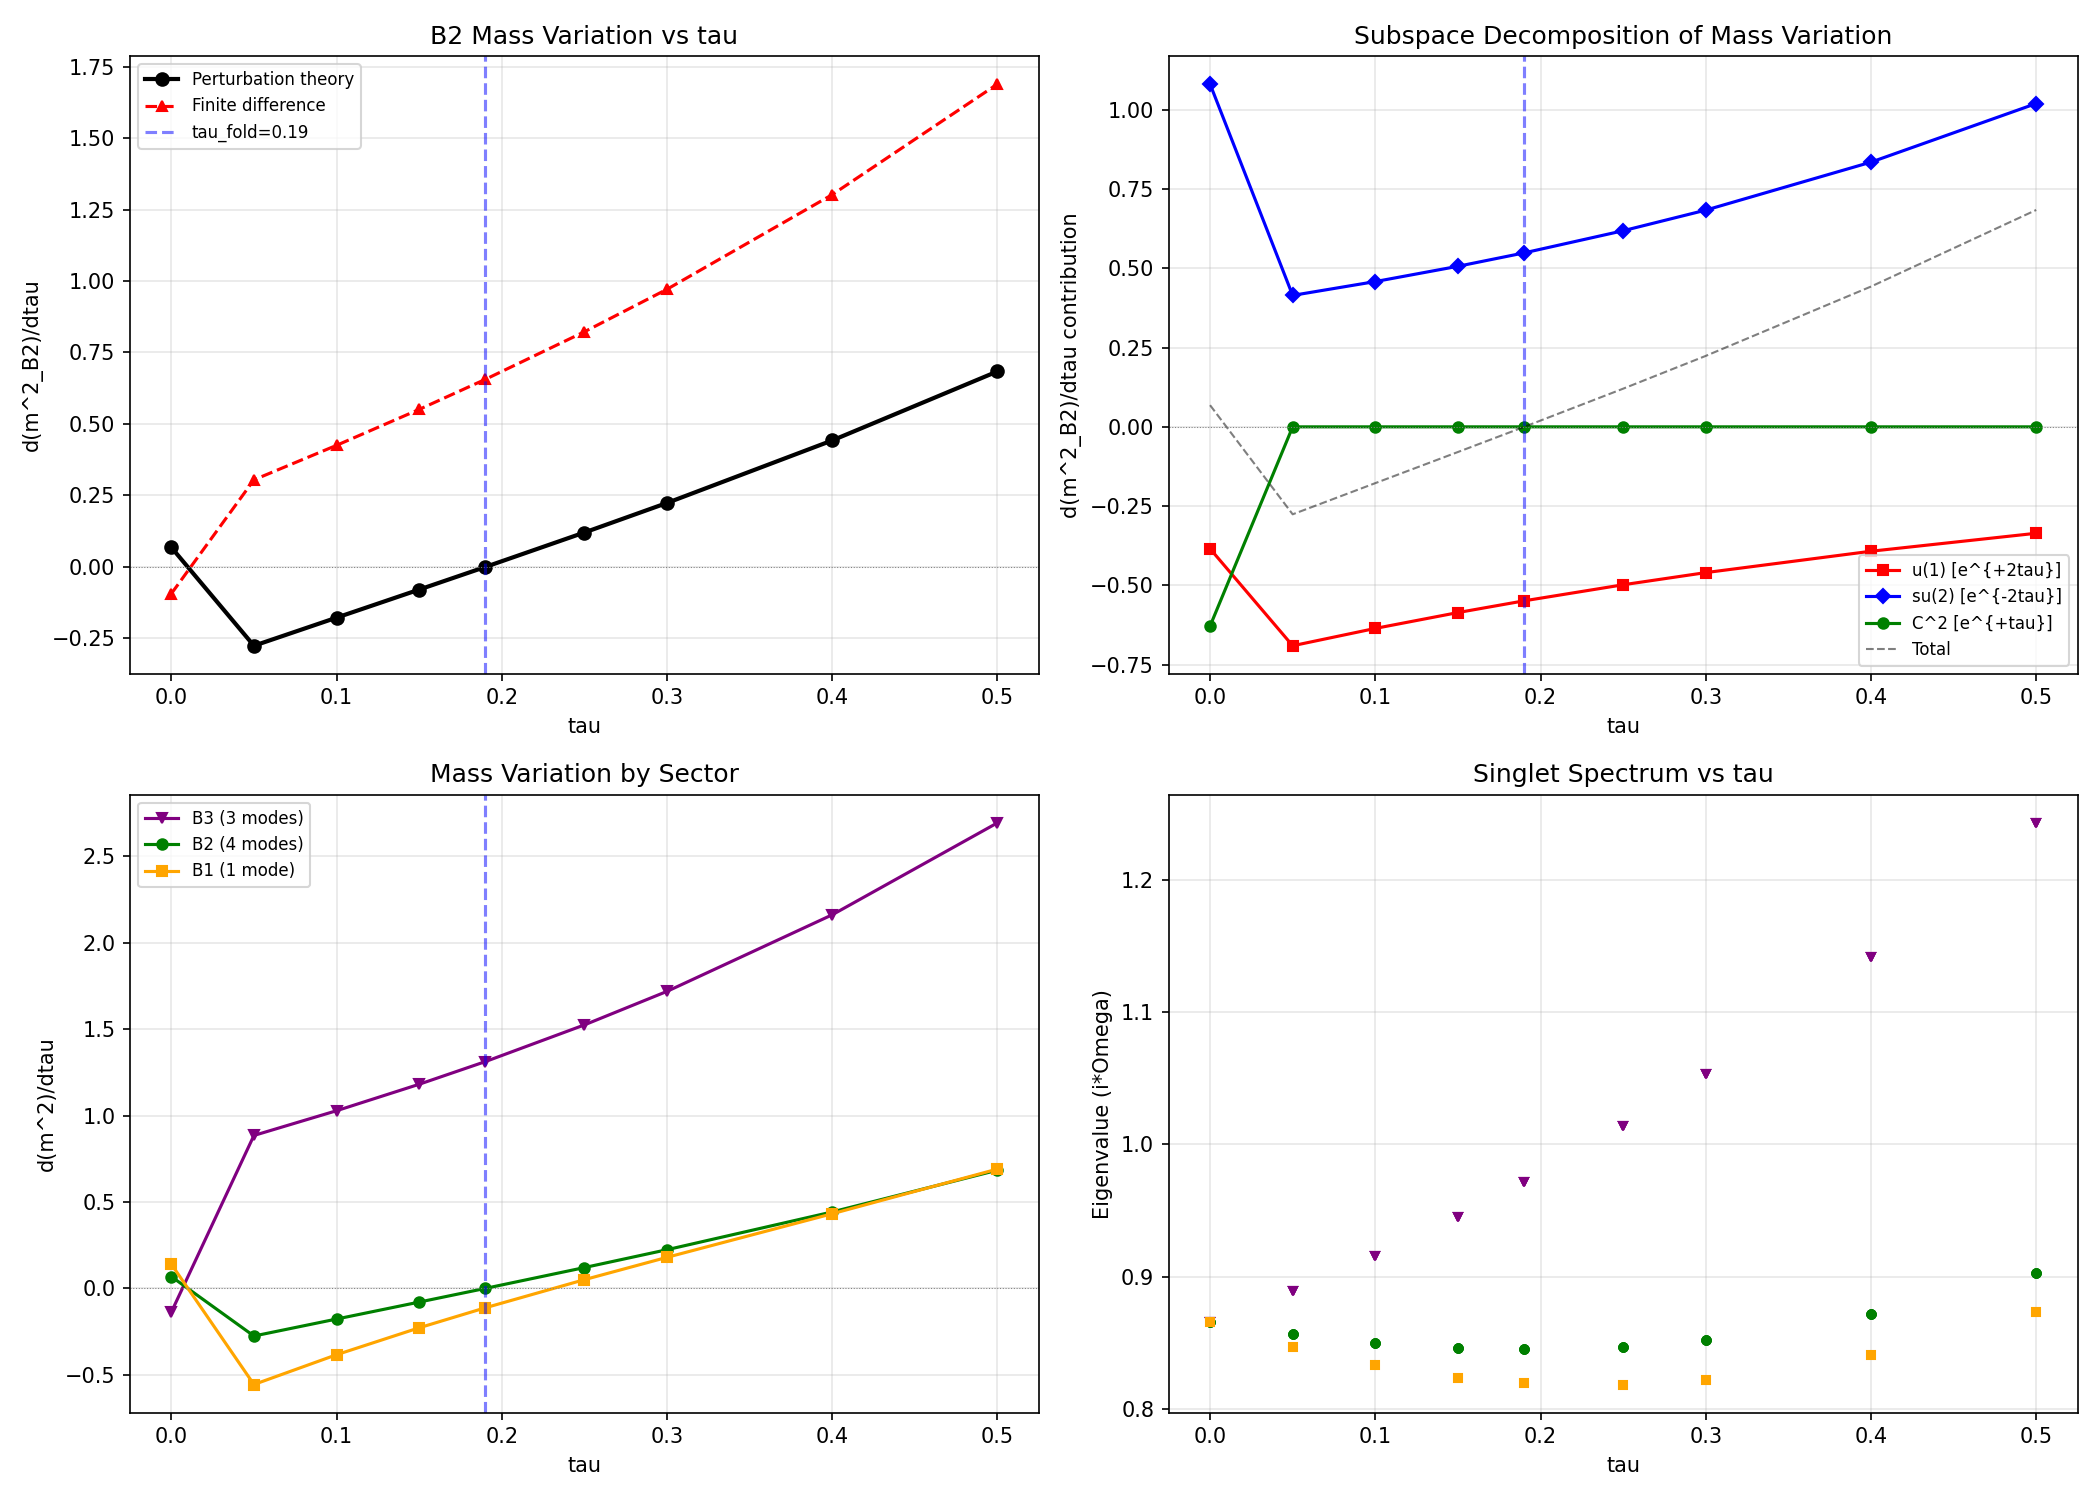

Write Python code to recreate this figure.
#!/usr/bin/env python3
"""
S54 B2-ANGULAR-54: Wavefunction Angular Decomposition (Mass Variation Sign)
===========================================================================

QUESTION: Does the B2 sector sit preferentially in the e^{+tau} stretching
direction (C^2 block) or the e^{-2tau} shrinking direction (su(2) block)?
The sign determines whether the BCS mass variation during transit produces
expansion or contraction.

METHOD:
  1. Build the (0,0) singlet Dirac operator Omega(tau) at multiple tau values
  2. Diagonalize to get B2 eigenvectors
  3. Decompose dOmega/dtau into Jensen subspace contributions:
     - d/dtau(Omega)|_{u(1)}: contribution from u(1) direction (metric e^{+2tau})
     - d/dtau(Omega)|_{su(2)}: contribution from su(2) direction (metric e^{-2tau})
     - d/dtau(Omega)|_{C^2}: contribution from C^2 direction (metric e^{+tau})
  4. Use first-order perturbation theory:
     d(lambda_k^2)/dtau = 2*lambda_k * <psi_k| dOmega/dtau |psi_k>
  5. Decompose into subspace contributions to determine sign

JENSEN METRIC:
  g_s = e^{+2s} g_0|_{u(1)} + e^{-2s} g_0|_{su(2)} + e^{+s} g_0|_{C^2}

  d/ds(g) = +2 e^{+2s} g_0|_{u(1)} - 2 e^{-2s} g_0|_{su(2)} + e^{+s} g_0|_{C^2}

  So the metric derivatives have coefficients +2, -2, +1 for the three subspaces.
  The su(2) direction SHRINKS (coefficient -2) while u(1) and C^2 STRETCH.

SIGN CONVENTION:
  - If d(m^2)/dtau > 0 at fold: mass INCREASES -> contraction tendency
  - If d(m^2)/dtau < 0 at fold: mass DECREASES -> expansion tendency

Author: baptista-spacetime-analyst, Session 54
Date: 2026-03-21
"""

import os
import sys
import time
import numpy as np
from numpy.linalg import eigh, eigvalsh, inv, cholesky, eigvals, eig
import matplotlib
matplotlib.use('Agg')
import matplotlib.pyplot as plt

# Path setup
SCRIPT_DIR = os.path.dirname(os.path.abspath(__file__))
ARCHIVE_DIR = os.path.join(os.path.dirname(SCRIPT_DIR), 'computations/_shared')
sys.path.insert(0, SCRIPT_DIR)
sys.path.insert(0, ARCHIVE_DIR)

from canonical_constants import tau_fold

# Import the Gell-Mann matrices from the archive
from branching_computation import gell_mann_matrices

###############################################################################
# SECTION 1: SU(3) Lie algebra infrastructure (from dirac_spectrum.py)
###############################################################################

# Decomposition indices (Baptista eq 3.58)
# su(3) = u(1) + su(2) + C^2
U1_IDX = [7]            # u(1) generator: lambda_8
SU2_IDX = [0, 1, 2]    # su(2) generators: lambda_1, lambda_2, lambda_3
C2_IDX = [3, 4, 5, 6]  # C^2 generators: lambda_4, lambda_5, lambda_6, lambda_7


def su3_generators():
    """Anti-Hermitian generators e_a = -i/2 * lambda_a for a=0..7."""
    gm = gell_mann_matrices()
    return [-1j / 2.0 * lam for lam in gm]


def compute_structure_constants(gens):
    """f_{abc} from [e_a, e_b] = f_{abc} e_c."""
    n = len(gens)
    f = np.zeros((n, n, n), dtype=np.float64)
    for a in range(n):
        for b in range(a + 1, n):
            comm = gens[a] @ gens[b] - gens[b] @ gens[a]
            for c in range(n):
                val = -2.0 * np.trace(comm @ gens[c])  # (local)
                f[a, b, c] = val.real
                f[b, a, c] = -val.real
    return f


def jensen_metric(B_ab, s):
    """Jensen deformed metric g_s on su(3). Volume-preserving."""
    g0 = np.abs(B_ab)
    g = np.zeros((8, 8), dtype=np.float64)
    L1 = np.exp(2.0 * s)   # u(1)
    L2 = np.exp(-2.0 * s)  # su(2)
    L3 = np.exp(s)          # C^2
    for a in U1_IDX:
        for b in U1_IDX:
            g[a, b] = g0[a, b] * L1
    for a in SU2_IDX:
        for b in SU2_IDX:
            g[a, b] = g0[a, b] * L2
    for a in C2_IDX:
        for b in C2_IDX:
            g[a, b] = g0[a, b] * L3
    return g


def orthonormal_frame(g_s):
    """E = inv(chol(g_s)): e_a = E_{ab} X_b with g_s(e_a,e_b)=delta."""
    L = cholesky(g_s)
    return inv(L)


def frame_structure_constants(f_abc, E):
    """Structure constants in ON frame: ft^f_{ab} = E_{ac} E_{bd} f_{cde} (E^{-1})_{ef}."""
    E_inv = inv(E)
    return np.einsum('ac,bd,cde,ef->abf', E, E, f_abc, E_inv)


def connection_coefficients(ft):
    """Levi-Civita Gamma^c_{ab} in ON frame: 2*Gamma_{cab} = ft_{abc} - ft_{bca} + ft_{cab}."""
    n = ft.shape[0]
    Gamma = np.zeros((n, n, n), dtype=np.float64)
    for c in range(n):
        for a in range(n):
            for b in range(n):
                Gamma[c, a, b] = 0.5 * (ft[a, b, c] - ft[b, c, a] + ft[c, a, b])
    return Gamma


###############################################################################
# SECTION 2: Clifford algebra Cliff(R^8) -> C^16
###############################################################################

def build_cliff8():
    """gamma_1,...,gamma_8: Hermitian 16x16 with {gamma_a, gamma_b} = 2 delta_{ab} I."""
    s1 = np.array([[0, 1], [1, 0]], dtype=complex)
    s2 = np.array([[0, -1j], [1j, 0]], dtype=complex)
    s3 = np.array([[1, 0], [0, -1]], dtype=complex)
    I2 = np.eye(2, dtype=complex)

    def kron4(A, B, C, D):
        return np.kron(A, np.kron(B, np.kron(C, D)))

    return [
        kron4(s1, I2, I2, I2),   # gamma_1
        kron4(s2, I2, I2, I2),   # gamma_2
        kron4(s3, s1, I2, I2),   # gamma_3
        kron4(s3, s2, I2, I2),   # gamma_4
        kron4(s3, s3, s1, I2),   # gamma_5
        kron4(s3, s3, s2, I2),   # gamma_6
        kron4(s3, s3, s3, s1),   # gamma_7
        kron4(s3, s3, s3, s2),   # gamma_8
    ]


###############################################################################
# SECTION 3: Omega and its subspace decomposition
###############################################################################

def spinor_connection_offset(Gamma, gammas):
    """Omega = (1/4) sum_{a,b,c} Gamma^b_{ac} gamma_a gamma_b gamma_c."""
    n = len(gammas)
    dim_spin = gammas[0].shape[0]
    Omega = np.zeros((dim_spin, dim_spin), dtype=complex)
    for a in range(n):
        for b in range(n):
            for c in range(n):
                coeff = Gamma[b, a, c]
                if abs(coeff) > 1e-15:
                    Omega += coeff * gammas[a] @ gammas[b] @ gammas[c]
    Omega *= 0.25
    return Omega


def spinor_connection_offset_partial(Gamma, gammas, a_indices):
    """
    Partial Omega restricted to a subset of the FIRST index a.

    Omega_I = (1/4) sum_{a in I} sum_{b,c} Gamma^b_{ac} gamma_a gamma_b gamma_c

    This decomposes Omega = Omega_{u(1)} + Omega_{su(2)} + Omega_{C^2}
    according to which direction the Dirac operator "sees" through index a.

    Note: Index a corresponds to the direction of differentiation in
    nabla^S_{e_a}. When we sum gamma_a nabla_{e_a}, the index a runs
    over all directions. Restricting to a subset gives the contribution
    from that subspace to the total Dirac operator.
    """
    n = len(gammas)
    dim_spin = gammas[0].shape[0]
    Omega_partial = np.zeros((dim_spin, dim_spin), dtype=complex)
    for a in a_indices:
        for b in range(n):
            for c in range(n):
                coeff = Gamma[b, a, c]
                if abs(coeff) > 1e-15:
                    Omega_partial += coeff * gammas[a] @ gammas[b] @ gammas[c]
    Omega_partial *= 0.25
    return Omega_partial


def build_Omega_at_tau(tau, gens, f_abc, gammas):
    """Build the full (0,0) singlet Dirac operator at given tau."""
    B_ab = np.einsum('acd,bcd->ab', f_abc, f_abc)
    g_s = jensen_metric(B_ab, tau)
    E = orthonormal_frame(g_s)
    ft = frame_structure_constants(f_abc, E)
    Gamma = connection_coefficients(ft)
    Omega = spinor_connection_offset(Gamma, gammas)
    return Omega, Gamma


def build_Omega_decomposed(tau, gens, f_abc, gammas):
    """
    Build Omega and its three subspace components at given tau.

    Returns:
        Omega_total, Omega_u1, Omega_su2, Omega_c2, Gamma
    """
    B_ab = np.einsum('acd,bcd->ab', f_abc, f_abc)
    g_s = jensen_metric(B_ab, tau)
    E = orthonormal_frame(g_s)
    ft = frame_structure_constants(f_abc, E)
    Gamma = connection_coefficients(ft)

    Omega_total = spinor_connection_offset(Gamma, gammas)
    Omega_u1 = spinor_connection_offset_partial(Gamma, gammas, U1_IDX)
    Omega_su2 = spinor_connection_offset_partial(Gamma, gammas, SU2_IDX)
    Omega_c2 = spinor_connection_offset_partial(Gamma, gammas, C2_IDX)

    return Omega_total, Omega_u1, Omega_su2, Omega_c2, Gamma


###############################################################################
# SECTION 4: Eigenvalue analysis and B2 identification
###############################################################################

def identify_blocks(evals, tol=1e-6):
    """
    Identify B1, B2, B3 blocks from the 16 eigenvalues of the (0,0) singlet.

    At tau=0 (bi-invariant): all 16 eigenvalues degenerate (8 positive, 8 negative).
    At tau>0: positive sector splits into B3 (3-fold), B2 (4-fold), B1 (1-fold),
    ordered by increasing |eigenvalue|. Negative sector mirrors.

    Returns:
        dict with 'B3_pos', 'B2_pos', 'B1_pos' index arrays (into sorted eigenvalue array)
    """
    # Sort by real part (eigenvalues should be purely imaginary for anti-Hermitian Omega,
    # or real if we use i*Omega)
    idx_sorted = np.argsort(evals.real)
    sorted_evals = evals[idx_sorted]

    # Positive eigenvalues
    pos_mask = sorted_evals.real > 0
    pos_indices = np.where(pos_mask)[0]
    pos_vals = sorted_evals[pos_indices].real

    if len(pos_indices) != 8:
        print(f"WARNING: Expected 8 positive eigenvalues, got {len(pos_indices)}")
        return None

    # Cluster the 8 positive eigenvalues into groups
    # Sort positive eigenvalues by value
    pos_sort = np.argsort(pos_vals)
    pos_vals_sorted = pos_vals[pos_sort]

    # At tau>0, expect 3 groups: B3(3), B2(4), B1(1) by increasing eigenvalue
    # Use gap detection
    gaps = np.diff(pos_vals_sorted)

    # For debugging
    result = {
        'sorted_idx': idx_sorted,
        'pos_indices': pos_indices,
        'pos_vals_sorted': pos_vals_sorted,
        'pos_sort': pos_sort,
    }

    # Identify clusters
    if np.max(gaps) < tol:
        # All degenerate (tau ~ 0)
        result['degenerate'] = True
        result['B3_local'] = np.array([0, 1, 2])
        result['B2_local'] = np.array([3, 4, 5, 6])
        result['B1_local'] = np.array([7])
    else:
        result['degenerate'] = False
        # Find the two largest gaps
        gap_order = np.argsort(gaps)[::-1]
        gap1 = gap_order[0]
        gap2 = gap_order[1] if len(gap_order) > 1 else gap1

        splits = sorted([gap1 + 1, gap2 + 1])

        # Verify 3-4-1 splitting
        n1 = splits[0]
        n2 = splits[1] - splits[0]
        n3 = 8 - splits[1]

        if (n1, n2, n3) == (3, 4, 1):
            result['B3_local'] = np.arange(0, 3)
            result['B2_local'] = np.arange(3, 7)
            result['B1_local'] = np.array([7])
        elif (n1, n2, n3) == (1, 4, 3):
            # Reversed ordering
            result['B1_local'] = np.array([0])
            result['B2_local'] = np.arange(1, 5)
            result['B3_local'] = np.arange(5, 8)
        else:
            print(f"WARNING: Unexpected splitting {n1}-{n2}-{n3}")
            result['B3_local'] = np.arange(0, 3)
            result['B2_local'] = np.arange(3, 7)
            result['B1_local'] = np.array([7])

    return result


###############################################################################
# SECTION 5: Mass variation decomposition
###############################################################################

def compute_mass_variation_decomposition(tau_values, gens, f_abc, gammas, dtau=1e-5):
    """
    For each tau, compute:
      1. B2 eigenvalues and eigenvectors
      2. d(lambda^2)/dtau via finite difference
      3. Decomposition into u(1), su(2), C^2 contributions via perturbation theory

    The perturbation theory formula:
      d(lambda_k)/dtau = <psi_k| dOmega/dtau |psi_k>
      d(lambda_k^2)/dtau = 2*lambda_k * <psi_k| dOmega/dtau |psi_k>

    We decompose dOmega/dtau = dOmega_u1/dtau + dOmega_su2/dtau + dOmega_c2/dtau
    """
    results = []

    for tau in tau_values:
        print(f"\n=== tau = {tau:.4f} ===")

        # Build Omega and decomposed parts at tau
        Omega, Omega_u1, Omega_su2, Omega_c2, _ = build_Omega_decomposed(
            tau, gens, f_abc, gammas)

        # Build at tau + dtau and tau - dtau for finite difference
        Omega_p, Omega_u1_p, Omega_su2_p, Omega_c2_p, _ = build_Omega_decomposed(
            tau + dtau, gens, f_abc, gammas)
        Omega_m, Omega_u1_m, Omega_su2_m, Omega_c2_m, _ = build_Omega_decomposed(
            tau - dtau, gens, f_abc, gammas)

        # Numerical derivatives
        dOmega_dtau = (Omega_p - Omega_m) / (2 * dtau)
        dOmega_u1_dtau = (Omega_u1_p - Omega_u1_m) / (2 * dtau)
        dOmega_su2_dtau = (Omega_su2_p - Omega_su2_m) / (2 * dtau)
        dOmega_c2_dtau = (Omega_c2_p - Omega_c2_m) / (2 * dtau)

        # Verify decomposition of derivative
        dOmega_sum = dOmega_u1_dtau + dOmega_su2_dtau + dOmega_c2_dtau
        decomp_err = np.max(np.abs(dOmega_dtau - dOmega_sum))
        print(f"  dOmega decomposition error: {decomp_err:.2e}")

        # Diagonalize Omega
        # Omega may be anti-Hermitian or Hermitian depending on convention
        # Check:
        herm_err = np.max(np.abs(Omega - Omega.conj().T))
        aherm_err = np.max(np.abs(Omega + Omega.conj().T))

        if aherm_err < 1e-10:
            # Anti-Hermitian: eigenvalues are purely imaginary
            # Use i*Omega which is Hermitian
            H = 1j * Omega
            evals_H, evecs_H = eigh(H)  # Real eigenvalues, ON eigenvectors
            # Dirac eigenvalues are -i * evals_H (imaginary)
            # |eigenvalue|^2 = evals_H^2
            evals_abs = np.abs(evals_H)
            evals_signed = evals_H  # These are the real eigenvalues of i*Omega
            eigvecs = evecs_H
            is_antiherm = True

            # Also compute derivatives of i*Omega
            dH_dtau = 1j * dOmega_dtau
            dH_u1 = 1j * dOmega_u1_dtau
            dH_su2 = 1j * dOmega_su2_dtau
            dH_c2 = 1j * dOmega_c2_dtau
        else:
            # Hermitian (or general): use eigvals
            evals_raw = eigvals(Omega)
            idx_sort = np.argsort(evals_raw.real)
            evals_signed = evals_raw[idx_sort].real
            evals_abs = np.abs(evals_signed)

            # For Hermitian Omega, use eigh
            evals_signed, eigvecs = eigh(Omega.real + 0j)
            is_antiherm = False

            dH_dtau = dOmega_dtau
            dH_u1 = dOmega_u1_dtau
            dH_su2 = dOmega_su2_dtau
            dH_c2 = dOmega_c2_dtau

        print(f"  Anti-Hermitian: {is_antiherm} (herm_err={herm_err:.2e}, aherm_err={aherm_err:.2e})")
        print(f"  Eigenvalues (i*Omega): {np.sort(evals_signed)}")

        # Identify B2 modes
        blocks = identify_blocks(evals_signed)
        if blocks is None:
            print("  ERROR: Could not identify blocks")
            results.append(None)
            continue

        B2_local = blocks['B2_local']
        B3_local = blocks['B3_local']
        B1_local = blocks['B1_local']

        # Map local indices to global eigenvector indices
        # The positive eigenvalues are the upper 8 in sorted order
        pos_mask = evals_signed > 0
        pos_global_idx = np.where(pos_mask)[0]
        pos_vals = evals_signed[pos_global_idx]
        pos_sort = np.argsort(pos_vals)

        B2_global = pos_global_idx[pos_sort[B2_local]]
        B3_global = pos_global_idx[pos_sort[B3_local]]
        B1_global = pos_global_idx[pos_sort[B1_local]]

        B2_evals = evals_signed[B2_global]
        B3_evals = evals_signed[B3_global]
        B1_evals = evals_signed[B1_global]

        print(f"  B3 eigenvalues: {B3_evals}")
        print(f"  B2 eigenvalues: {B2_evals}")
        print(f"  B1 eigenvalues: {B1_evals}")

        # Compute perturbation theory expectation values for B2
        # d(lambda_k)/dtau = <psi_k| dH/dtau |psi_k>
        # d(lambda_k^2)/dtau = 2*lambda_k * d(lambda_k)/dtau

        dlam_total = np.zeros(4)
        dlam_u1 = np.zeros(4)
        dlam_su2 = np.zeros(4)
        dlam_c2 = np.zeros(4)

        # Also compute projection of eigenvectors onto subspace-associated spinor blocks
        # This is a separate question from the mass variation

        for i, gi in enumerate(B2_global):
            psi = eigvecs[:, gi]  # 16-component eigenvector

            # First-order perturbation theory
            dlam_total[i] = np.real(psi.conj() @ dH_dtau @ psi)
            dlam_u1[i] = np.real(psi.conj() @ dH_u1 @ psi)
            dlam_su2[i] = np.real(psi.conj() @ dH_su2 @ psi)
            dlam_c2[i] = np.real(psi.conj() @ dH_c2 @ psi)

        # Mass variation: d(m^2)/dtau = d(lambda^2)/dtau = 2*lambda*d(lambda)/dtau
        dm2_total = 2 * B2_evals * dlam_total
        dm2_u1 = 2 * B2_evals * dlam_u1
        dm2_su2 = 2 * B2_evals * dlam_su2
        dm2_c2 = 2 * B2_evals * dlam_c2

        # Average over B2 modes
        dm2_avg = np.mean(dm2_total)
        dm2_u1_avg = np.mean(dm2_u1)
        dm2_su2_avg = np.mean(dm2_su2)
        dm2_c2_avg = np.mean(dm2_c2)

        decomp_sum = dm2_u1_avg + dm2_su2_avg + dm2_c2_avg

        print(f"\n  d(m^2)/dtau decomposition (B2 average):")
        print(f"    u(1)  : {dm2_u1_avg:+.8f}  (metric e^{{+2tau}}, STRETCHING)")
        print(f"    su(2) : {dm2_su2_avg:+.8f}  (metric e^{{-2tau}}, SHRINKING)")
        print(f"    C^2   : {dm2_c2_avg:+.8f}  (metric e^{{+tau}},  STRETCHING)")
        print(f"    TOTAL : {dm2_avg:+.8f}")
        print(f"    SUM   : {decomp_sum:+.8f}  (should match total)")
        print(f"    Error : {abs(dm2_avg - decomp_sum):.2e}")

        # Sign determination
        stretch = dm2_u1_avg + dm2_c2_avg
        shrink = dm2_su2_avg
        print(f"\n  Stretching contribution (u1+C2): {stretch:+.8f}")
        print(f"  Shrinking contribution (su2):    {shrink:+.8f}")
        if dm2_avg > 0:
            print(f"  >>> MASS INCREASES: contraction tendency")
        elif dm2_avg < 0:
            print(f"  >>> MASS DECREASES: expansion tendency")
        else:
            print(f"  >>> MASS STATIONARY")

        # Also compute for B3 and B1 for comparison
        dlam_B3 = np.zeros(len(B3_global))
        dlam_B1 = np.zeros(len(B1_global))
        for i, gi in enumerate(B3_global):
            psi = eigvecs[:, gi]
            dlam_B3[i] = np.real(psi.conj() @ dH_dtau @ psi)
        for i, gi in enumerate(B1_global):
            psi = eigvecs[:, gi]
            dlam_B1[i] = np.real(psi.conj() @ dH_dtau @ psi)

        dm2_B3 = 2 * B3_evals * dlam_B3
        dm2_B1 = 2 * B1_evals * dlam_B1

        print(f"\n  Comparison - d(m^2)/dtau per mode:")
        print(f"    B3 (3 modes): {dm2_B3}")
        print(f"    B2 (4 modes): {dm2_total}")
        print(f"    B1 (1 mode) : {dm2_B1}")

        # Verify with finite difference of eigenvalues
        evals_p, _ = eigh(1j * Omega_p) if is_antiherm else eigh(Omega_p)
        evals_m, _ = eigh(1j * Omega_m) if is_antiherm else eigh(Omega_m)

        # Sort and pick positive B2 modes
        pos_p = np.sort(evals_p[evals_p > 0])
        pos_m = np.sort(evals_m[evals_m > 0])

        dm2_fd = (pos_p**2 - pos_m**2) / (2 * dtau)
        print(f"\n  Finite-difference d(m^2)/dtau (all positive modes):")
        print(f"    {dm2_fd}")
        print(f"    B2 modes (idx 3-6): {dm2_fd[3:7]}")
        print(f"    B2 FD average: {np.mean(dm2_fd[3:7]):+.8f}")

        res = {
            'tau': tau,
            'B2_evals': B2_evals,
            'B3_evals': B3_evals,
            'B1_evals': B1_evals,
            'dm2_total': dm2_total,
            'dm2_u1': dm2_u1,
            'dm2_su2': dm2_su2,
            'dm2_c2': dm2_c2,
            'dm2_avg': dm2_avg,
            'dm2_u1_avg': dm2_u1_avg,
            'dm2_su2_avg': dm2_su2_avg,
            'dm2_c2_avg': dm2_c2_avg,
            'dm2_B3': dm2_B3,
            'dm2_B1': dm2_B1,
            'dm2_fd_B2': np.mean(dm2_fd[3:7]),
            'decomp_err': decomp_err,
        }
        results.append(res)

    return results


###############################################################################
# SECTION 6: Alternative analytic approach via Casimir decomposition
###############################################################################

def analytic_casimir_projection(tau, gens, f_abc, gammas):
    """
    Analytic approach: The B2 sector has Casimir C_2 = 0.1557 (known from S34).
    Under the adjoint decomposition su(3) = u(1) + su(2) + C^2, the Casimir
    decomposes as C_2 = C_2^{u(1)} + C_2^{su(2)} + C_2^{C^2}.

    The spinor Casimir for each subspace is:
      C_2^I = sum_{a in I} (spin representation matrix of e_a)^2

    For the spin representation on C^16:
      sigma_a = (1/4) sum_{b<c} f_{abc} gamma_b gamma_c

    The spin Casimir restricted to subspace I:
      C_2^{spin,I} = sum_{a in I} sigma_a^2

    NOTE: This Casimir decomposition gives the STATIC structure (how much of the
    curvature comes from each subspace at a given tau), but the MASS VARIATION
    requires the tau-derivative, which depends on how the connection changes.
    """
    B_ab = np.einsum('acd,bcd->ab', f_abc, f_abc)
    g_s = jensen_metric(B_ab, tau)
    E = orthonormal_frame(g_s)
    ft = frame_structure_constants(f_abc, E)

    # Build spin representation matrices in ON frame
    # sigma_a = (1/4) sum_{b<c} ft^c_{ab} [gamma_b, gamma_c]
    # Actually: sigma_a = (1/4) sum_{b,c} ft_{abc} gamma_b gamma_c
    # With ft antisymmetric in (a,b) for ON frame, this is:
    # sigma_a = (1/2) sum_{b<c} ft[a,b,c] gamma_b gamma_c

    # But the correct spin representation is the GAUGE representation,
    # not the frame-rotated one. Let me use the structure constants directly.

    # The spin representation of su(3) is:
    # For generator e_a with ON frame structure constants ft:
    # sigma_a = (1/4) sum_{b<c} ft[b,c,a_lowered] gamma_b gamma_c
    # Wait, I need to be more careful.

    # The Lie algebra su(3) acts on spinors through the spin representation.
    # For the embedding spin(8) -> spin, the su(3) generators map to:
    # sigma(e_a) = (1/2) sum_{b<c} omega^{bc}(e_a) gamma_b gamma_c / 2
    # where omega^{bc}(e_a) = Gamma^b_{ac} (ON frame connection).

    # Actually, the spin lift of the LEFT action of SU(3) on itself is
    # given by the Kosmann lift. For left-invariant vector fields,
    # the spin rep generators are:
    # K_a = sum_{b<c} Gamma^b_{ac} (gamma_b gamma_c / 4)

    # But this is exactly the spinor connection restricted to direction a.
    # These are NOT the same as the Kosmann matrices -- the Kosmann matrices
    # are the FULL spinor Lie derivative, which includes the orbital part.

    # For the (0,0) singlet, there's no orbital part. So the relevant
    # object is just the spinor connection in each direction.

    Gamma = connection_coefficients(ft)

    # Spinor connection in direction a: omega^spin_a = (1/4) sum_{b,c} Gamma^b_{ac} gamma_b gamma_c
    omega_spin = []
    for a in range(8):
        om = np.zeros((16, 16), dtype=complex)
        for b in range(8):
            for c in range(8):
                coeff = Gamma[b, a, c]
                if abs(coeff) > 1e-15:
                    om += coeff * gammas[b] @ gammas[c]
        om *= 0.25
        omega_spin.append(om)

    # Now Omega = sum_a gamma_a @ omega_spin_a
    # The "Casimir" in each subspace:
    # P_I = sum_{a in I} omega_spin_a^dag @ omega_spin_a
    # (this is the squared norm of the spinor connection in subspace I)

    # But actually, what matters for B2 is the EIGENVECTOR projection.
    # Let me compute the B2 eigenvectors and then project onto the
    # subspace-specific connection.

    # Actually, the most direct and meaningful quantity is what we already
    # computed above: the perturbation theory decomposition.
    # The Casimir approach gives a different (complementary) quantity.

    # Let me compute the static "weight" of each subspace in the B2 modes:
    # w_I(k) = sum_{a in I} |<psi_k| gamma_a omega_spin_a |psi_k>|  /  |lambda_k|

    Omega_total = sum(gammas[a] @ omega_spin[a] for a in range(8))

    # Check it matches
    Omega_check, _ = build_Omega_at_tau(tau, gens, f_abc, gammas)
    match_err = np.max(np.abs(Omega_total - Omega_check))
    print(f"  Omega reconstruction error: {match_err:.2e}")

    # Get eigenvectors
    H = 1j * Omega_total
    evals_H, evecs_H = eigh(H)

    blocks = identify_blocks(evals_H)
    B2_local = blocks['B2_local']
    pos_mask = evals_H > 0
    pos_global_idx = np.where(pos_mask)[0]
    pos_vals = evals_H[pos_global_idx]
    pos_sort = np.argsort(pos_vals)
    B2_global = pos_global_idx[pos_sort[B2_local]]

    # For each B2 mode, compute the subspace weight
    print(f"\n  Static subspace weights for B2 (tau={tau:.4f}):")
    print(f"  {'Mode':>6} | {'lambda':>10} | {'w_u1':>10} | {'w_su2':>10} | {'w_c2':>10} | {'sum':>10}")

    weights = []
    for i, gi in enumerate(B2_global):
        psi = evecs_H[:, gi]
        lam = evals_H[gi]

        # Contribution from each subspace to the eigenvalue
        w_u1 = sum(np.real(psi.conj() @ (gammas[a] @ omega_spin[a]) @ psi)
                    for a in U1_IDX)
        w_su2 = sum(np.real(psi.conj() @ (gammas[a] @ omega_spin[a]) @ psi)
                     for a in SU2_IDX)
        w_c2 = sum(np.real(psi.conj() @ (gammas[a] @ omega_spin[a]) @ psi)
                    for a in C2_IDX)

        # These should sum to the eigenvalue of Omega (not i*Omega)
        # For anti-Hermitian Omega: eigenvalue of Omega = -i * lambda
        # So w_u1 + w_su2 + w_c2 should give eigenvalue of Omega = -i*lambda
        w_sum = w_u1 + w_su2 + w_c2

        # Actually, <psi|Omega|psi> for eigenvector of i*Omega with eigenvalue lambda
        # gives <psi|(-i*lambda)|psi> = -i*lambda (since Omega = -i*diag(lambda) in eigenbasis)
        # But w_I are real parts... let me be more careful

        # <psi|Omega|psi> is purely imaginary (Omega anti-Hermitian)
        omega_ev = psi.conj() @ Omega_total @ psi

        # So I should use imaginary parts
        w_u1_im = sum(np.imag(psi.conj() @ (gammas[a] @ omega_spin[a]) @ psi)
                       for a in U1_IDX)
        w_su2_im = sum(np.imag(psi.conj() @ (gammas[a] @ omega_spin[a]) @ psi)
                        for a in SU2_IDX)
        w_c2_im = sum(np.imag(psi.conj() @ (gammas[a] @ omega_spin[a]) @ psi)
                       for a in C2_IDX)

        total_im = w_u1_im + w_su2_im + w_c2_im

        # Normalize by total
        if abs(total_im) > 1e-15:
            r_u1 = w_u1_im / total_im
            r_su2 = w_su2_im / total_im
            r_c2 = w_c2_im / total_im
        else:
            r_u1 = r_su2 = r_c2 = 0.0

        print(f"  {i:6d} | {lam:10.6f} | {r_u1:10.6f} | {r_su2:10.6f} | {r_c2:10.6f} | {r_u1+r_su2+r_c2:10.6f}")

        weights.append({
            'lambda': lam,
            'r_u1': r_u1,
            'r_su2': r_su2,
            'r_c2': r_c2,
            'w_u1_im': w_u1_im,
            'w_su2_im': w_su2_im,
            'w_c2_im': w_c2_im,
        })

    return weights


###############################################################################
# SECTION 7: Main computation
###############################################################################

def main():
    t0 = time.time()
    print("=" * 72)
    print("S54 B2-ANGULAR-54: B2 Wavefunction Angular Decomposition")
    print("=" * 72)

    # Initialize algebra
    gens = su3_generators()
    f_abc = compute_structure_constants(gens)
    gammas = build_cliff8()

    # Verify Clifford algebra
    cliff_err = 0.0  # (local)
    for a in range(8):
        for b in range(8):
            ac = gammas[a] @ gammas[b] + gammas[b] @ gammas[a]
            target = 2.0 * (1 if a == b else 0) * np.eye(16)
            cliff_err = max(cliff_err, np.max(np.abs(ac - target)))
    print(f"\nClifford algebra verification: max error = {cliff_err:.2e}")

    # Tau values: focus on the transit range with fine spacing near fold
    tau_values = np.array([0.0, 0.05, 0.10, 0.15, 0.19, 0.25, 0.30, 0.40, 0.50])

    print(f"\nComputing mass variation decomposition at {len(tau_values)} tau points...")

    # ====================================================================
    # PART A: Numerical mass variation via perturbation theory
    # ====================================================================
    print("\n" + "=" * 72)
    print("PART A: Perturbation theory mass variation decomposition")
    print("=" * 72)

    results = compute_mass_variation_decomposition(
        tau_values, gens, f_abc, gammas, dtau=1e-5)

    # ====================================================================
    # PART B: Static subspace weights (Casimir projection)
    # ====================================================================
    print("\n" + "=" * 72)
    print("PART B: Static subspace weights at key tau values")
    print("=" * 72)

    key_taus = [0.0, 0.10, 0.19, 0.30, 0.50]
    weight_results = {}
    for tau in key_taus:
        print(f"\n--- tau = {tau:.2f} ---")
        weights = analytic_casimir_projection(tau, gens, f_abc, gammas)
        weight_results[tau] = weights

    # ====================================================================
    # PART C: Summary table
    # ====================================================================
    print("\n" + "=" * 72)
    print("SUMMARY TABLE: B2 Mass Variation Sign")
    print("=" * 72)

    print(f"\n{'tau':>6} | {'dm2/dtau':>12} | {'u(1)':>12} | {'su(2)':>12} | {'C^2':>12} | {'FD check':>12} | {'sign':>10}")
    print("-" * 90)

    for r in results:
        if r is None:
            continue
        sign_str = "INCREASE" if r['dm2_avg'] > 0 else ("DECREASE" if r['dm2_avg'] < 0 else "ZERO")
        print(f"{r['tau']:6.3f} | {r['dm2_avg']:+12.6f} | {r['dm2_u1_avg']:+12.6f} | "
              f"{r['dm2_su2_avg']:+12.6f} | {r['dm2_c2_avg']:+12.6f} | "
              f"{r['dm2_fd_B2']:+12.6f} | {sign_str:>10}")

    # ====================================================================
    # PART D: Sign at the fold
    # ====================================================================
    fold_result = None
    for r in results:
        if r is not None and abs(r['tau'] - tau_fold) < 0.01:
            fold_result = r
            break

    print(f"\n{'=' * 72}")
    print(f"DECISIVE RESULT: Mass variation at fold (tau = {tau_fold})")
    print(f"{'=' * 72}")

    if fold_result is not None:
        print(f"\n  d(m^2_B2)/dtau = {fold_result['dm2_avg']:+.8f}")
        print(f"")
        print(f"  Decomposition:")
        print(f"    u(1)  [+2tau] : {fold_result['dm2_u1_avg']:+.8f}  (hypercharge, STRETCHING)")
        print(f"    su(2) [-2tau] : {fold_result['dm2_su2_avg']:+.8f}  (isospin, SHRINKING)")
        print(f"    C^2   [+tau ] : {fold_result['dm2_c2_avg']:+.8f}  (coset, STRETCHING)")
        print(f"")

        if fold_result['dm2_avg'] > 0:
            verdict = "MASS INCREASES -> CONTRACTION tendency"
        elif fold_result['dm2_avg'] < 0:
            verdict = "MASS DECREASES -> EXPANSION tendency"
        else:
            verdict = "MASS STATIONARY -> NEUTRAL"

        print(f"  VERDICT: {verdict}")

        # Ratio of stretching to shrinking
        stretch_total = fold_result['dm2_u1_avg'] + fold_result['dm2_c2_avg']
        shrink_total = fold_result['dm2_su2_avg']
        if abs(shrink_total) > 1e-15:
            ratio = abs(stretch_total / shrink_total)
            print(f"  |Stretch/Shrink| = {ratio:.4f}")

        # Finite difference cross-check
        print(f"\n  Cross-check: FD d(m^2)/dtau = {fold_result['dm2_fd_B2']:+.8f}")
        print(f"  Perturbation theory:          {fold_result['dm2_avg']:+.8f}")
        if abs(fold_result['dm2_fd_B2']) > 1e-10:
            rel_err = abs(fold_result['dm2_avg'] - fold_result['dm2_fd_B2']) / abs(fold_result['dm2_fd_B2'])
            print(f"  Relative error: {rel_err:.2e}")

    # ====================================================================
    # PART E: All-sector comparison
    # ====================================================================
    print(f"\n{'=' * 72}")
    print("ALL SECTOR COMPARISON: d(m^2)/dtau at fold")
    print(f"{'=' * 72}")

    if fold_result is not None:
        print(f"\n  B3 (3 modes): {fold_result['dm2_B3']}")
        print(f"  B3 average:   {np.mean(fold_result['dm2_B3']):+.8f}")
        print(f"  B2 (4 modes): {fold_result['dm2_total']}")
        print(f"  B2 average:   {np.mean(fold_result['dm2_total']):+.8f}")
        print(f"  B1 (1 mode):  {fold_result['dm2_B1']}")
        print(f"  B1 value:     {fold_result['dm2_B1'][0]:+.8f}")

        # Net over all 8 positive modes
        all_dm2 = np.concatenate([fold_result['dm2_B3'], fold_result['dm2_total'], fold_result['dm2_B1']])
        print(f"\n  All positive modes average: {np.mean(all_dm2):+.8f}")
        print(f"  All positive modes sum:     {np.sum(all_dm2):+.8f}")

    # ====================================================================
    # PART F: Plot
    # ====================================================================
    fig, axes = plt.subplots(2, 2, figsize=(14, 10))

    taus = [r['tau'] for r in results if r is not None]
    dm2_avgs = [r['dm2_avg'] for r in results if r is not None]
    dm2_u1s = [r['dm2_u1_avg'] for r in results if r is not None]
    dm2_su2s = [r['dm2_su2_avg'] for r in results if r is not None]
    dm2_c2s = [r['dm2_c2_avg'] for r in results if r is not None]
    dm2_fds = [r['dm2_fd_B2'] for r in results if r is not None]

    # Plot 1: Total mass variation
    ax = axes[0, 0]
    ax.plot(taus, dm2_avgs, 'ko-', linewidth=2, markersize=6, label='Perturbation theory')
    ax.plot(taus, dm2_fds, 'r^--', linewidth=1.5, markersize=5, label='Finite difference')
    ax.axhline(y=0, color='gray', linestyle=':', linewidth=0.5)
    ax.axvline(x=tau_fold, color='blue', linestyle='--', alpha=0.5, label=f'tau_fold={tau_fold}')
    ax.set_xlabel('tau')
    ax.set_ylabel('d(m^2_B2)/dtau')
    ax.set_title('B2 Mass Variation vs tau')
    ax.legend(fontsize=8)
    ax.grid(True, alpha=0.3)

    # Plot 2: Subspace decomposition
    ax = axes[0, 1]
    ax.plot(taus, dm2_u1s, 's-', color='red', linewidth=1.5, markersize=5, label='u(1) [e^{+2tau}]')
    ax.plot(taus, dm2_su2s, 'D-', color='blue', linewidth=1.5, markersize=5, label='su(2) [e^{-2tau}]')
    ax.plot(taus, dm2_c2s, 'o-', color='green', linewidth=1.5, markersize=5, label='C^2 [e^{+tau}]')
    ax.plot(taus, dm2_avgs, 'k--', linewidth=1, alpha=0.5, label='Total')
    ax.axhline(y=0, color='gray', linestyle=':', linewidth=0.5)
    ax.axvline(x=tau_fold, color='blue', linestyle='--', alpha=0.5)
    ax.set_xlabel('tau')
    ax.set_ylabel('d(m^2_B2)/dtau contribution')
    ax.set_title('Subspace Decomposition of Mass Variation')
    ax.legend(fontsize=8)
    ax.grid(True, alpha=0.3)

    # Plot 3: All sectors comparison
    ax = axes[1, 0]
    dm2_B3_avgs = [np.mean(r['dm2_B3']) for r in results if r is not None]
    dm2_B1_vals = [r['dm2_B1'][0] for r in results if r is not None]
    ax.plot(taus, dm2_B3_avgs, 'v-', color='purple', linewidth=1.5, markersize=5, label='B3 (3 modes)')
    ax.plot(taus, dm2_avgs, 'o-', color='green', linewidth=1.5, markersize=5, label='B2 (4 modes)')
    ax.plot(taus, dm2_B1_vals, 's-', color='orange', linewidth=1.5, markersize=5, label='B1 (1 mode)')
    ax.axhline(y=0, color='gray', linestyle=':', linewidth=0.5)
    ax.axvline(x=tau_fold, color='blue', linestyle='--', alpha=0.5)
    ax.set_xlabel('tau')
    ax.set_ylabel('d(m^2)/dtau')
    ax.set_title('Mass Variation by Sector')
    ax.legend(fontsize=8)
    ax.grid(True, alpha=0.3)

    # Plot 4: B2 eigenvalues vs tau
    ax = axes[1, 1]
    for r in results:
        if r is not None:
            ax.plot([r['tau']] * 3, r['B3_evals'], 'v', color='purple', markersize=4)
            ax.plot([r['tau']] * 4, r['B2_evals'], 'o', color='green', markersize=4)
            ax.plot([r['tau']] * 1, r['B1_evals'], 's', color='orange', markersize=4)
    ax.set_xlabel('tau')
    ax.set_ylabel('Eigenvalue (i*Omega)')
    ax.set_title('Singlet Spectrum vs tau')
    ax.grid(True, alpha=0.3)

    plt.tight_layout()
    plot_path = os.path.join(SCRIPT_DIR, 's54_b2_angular.png')
    plt.savefig(plot_path, dpi=150)
    print(f"\nPlot saved to: {plot_path}")

    # ====================================================================
    # PART G: Save data
    # ====================================================================
    save_data = {
        'tau_values': np.array(taus),
        'dm2_B2_avg': np.array(dm2_avgs),
        'dm2_u1_avg': np.array(dm2_u1s),
        'dm2_su2_avg': np.array(dm2_su2s),
        'dm2_c2_avg': np.array(dm2_c2s),
        'dm2_fd_B2': np.array(dm2_fds),
        'tau_fold': tau_fold,
    }

    for i, r in enumerate(results):
        if r is not None:
            save_data[f'B2_evals_{i}'] = r['B2_evals']
            save_data[f'B3_evals_{i}'] = r['B3_evals']
            save_data[f'B1_evals_{i}'] = r['B1_evals']
            save_data[f'dm2_B2_{i}'] = r['dm2_total']
            save_data[f'dm2_B3_{i}'] = r['dm2_B3']
            save_data[f'dm2_B1_{i}'] = r['dm2_B1']

    npz_path = os.path.join(SCRIPT_DIR, 's54_b2_angular.npz')
    np.savez(npz_path, **save_data)
    print(f"Data saved to: {npz_path}")

    elapsed = time.time() - t0
    print(f"\nTotal runtime: {elapsed:.1f}s")

    return results, weight_results


if __name__ == '__main__':
    results, weights = main()
